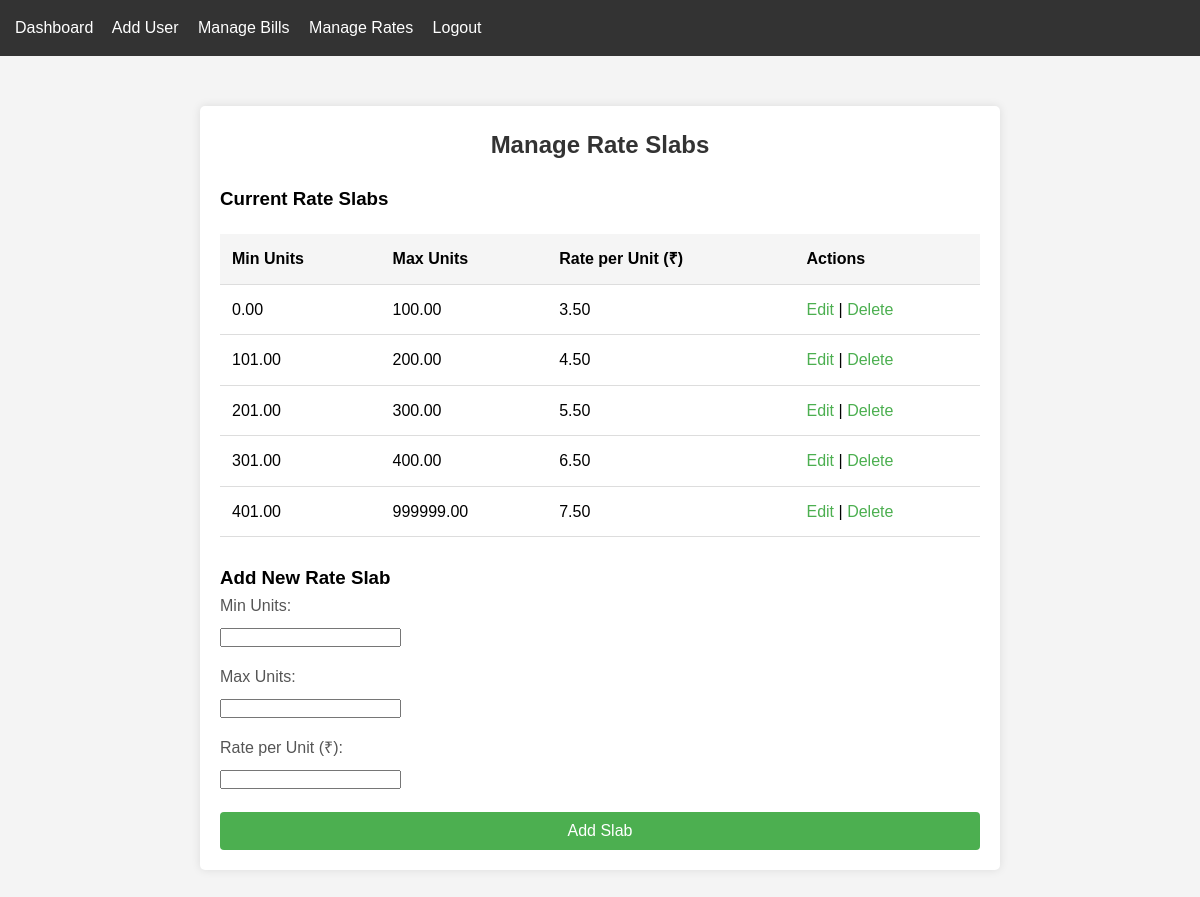
Page /manage_rates.php (signed in) on the committed database.
### tables this page shows
CREATE TABLE rate_slabs (
    slab_id INT PRIMARY KEY AUTO_INCREMENT,
    min_units DECIMAL(10,2) NOT NULL,
    max_units DECIMAL(10,2) NOT NULL,
    rate_per_unit DECIMAL(10,2) NOT NULL
);

### manage_rates.php (the view, shortened to what this page needs)
<?php
$database = new Database();
$db = $database->getConnection();
$query = "SELECT * FROM rate_slabs ORDER BY min_units ASC";
$stmt = $db->query($query);
$slabs = $stmt->fetchAll(PDO::FETCH_ASSOC);
$edit_slab = null;
?>
<!DOCTYPE html>
<html lang="en">
<head>
    <link rel="stylesheet" href="../css/style.css">
</head>
<body>
    <div class="nav">
        <a href="dashboard.php">Dashboard</a>
        <a href="add_user.php">Add User</a>
        <a href="bills.php">Manage Bills</a>
        <a href="manage_rates.php">Manage Rates</a>
        <a href="../logout.php">Logout</a>
    </div>
    <div class="container">
        <h2>Manage Rate Slabs</h2>
        <h3>Current Rate Slabs</h3>
        <table>
            <thead>
                <tr>
                    <th>Min Units</th>
                    <th>Max Units</th>
                    <th>Rate per Unit (₹)</th>
                    <th>Actions</th>
                </tr>
            </thead>
            <tbody>
                <?php foreach ($slabs as $slab): ?>
                    <tr>
                        <td><?php echo $slab['min_units']; ?></td>
                        <td><?php echo $slab['max_units']; ?></td>
                        <td><?php echo $slab['rate_per_unit']; ?></td>
                        <td>
                            <a href="manage_rates.php?edit=<?php echo $slab['slab_id']; ?>">Edit</a> |
                            <a href="manage_rates.php?delete=<?php echo $slab['slab_id']; ?>" onclick="return confirm('Are you sure you want to delete this slab?');">Delete</a>
                        </td>
                    </tr>
                <?php endforeach; ?>
            </tbody>
        </table>
        <br>
        <?php if ($edit_slab): ?>
            <h3>Edit Rate Slab</h3>
            <form method="POST" action="">
                <input type="hidden" name="slab_id" value="<?php echo $edit_slab['slab_id']; ?>">
                <div class="form-group">
                    <label>Min Units:</label>
                    <input type="number" name="min_units" value="<?php echo $edit_slab['min_units']; ?>" required>
                </div>
                <div class="form-group">
                    <label>Max Units:</label>
                    <input type="number" name="max_units" value="<?php echo $edit_slab['max_units']; ?>" required>
                </div>
                <div class="form-group">
                    <label>Rate per Unit (₹):</label>
                    <input type="number" step="0.01" name="rate_per_unit" value="<?php echo $edit_slab['rate_per_unit']; ?>" required>
                </div>
                <button type="submit" name="update">Update Slab</button>
                <a href="manage_rates.php" style="margin-left:10px;">Cancel</a>
            </form>
        <?php else: ?>
            <h3>Add New Rate Slab</h3>
            <form method="POST" action="">
                <div class="form-group">
                    <label>Min Units:</label>
                    <input type="number" name="min_units" required>
                </div>
                <div class="form-group">
                    <label>Max Units:</label>
                    <input type="number" name="max_units" required>
                </div>
                <div class="form-group">
                    <label>Rate per Unit (₹):</label>
                    <input type="number" step="0.01" name="rate_per_unit" required>
                </div>
                <button type="submit" name="add">Add Slab</button>
            </form>
        <?php endif; ?>
    </div>
</body>
</html>

### style.css (style rules this page uses)
* { margin: 0; padding: 0; box-sizing: border-box; }
body { font-family: Arial, sans-serif; line-height: 1.6; background-color: #f4f4f4; }
.container { width: 80%; max-width: 800px; margin: 50px auto; padding: 20px; background: white; border-radius: 5px; box-shadow: 0 0 10px rgba(0,0,0,0.1); }
h2 { text-align: center; color: #333; margin-bottom: 20px; }
.form-group { margin-bottom: 15px; }
label { display: block; margin-bottom: 5px; color: #555; }
button { display: block; width: 100%; padding: 10px; background: #4CAF50; color: white; border: none; border-radius: 4px; cursor: pointer; font-size: 16px; margin-top: 20px; }
a { color: #4CAF50; text-decoration: none; }
table { width: 100%; border-collapse: collapse; margin-top: 20px; }
th, td { padding: 12px; text-align: left; border-bottom: 1px solid #ddd; }
th { background-color: #f5f5f5; }
.nav { background: #333; padding: 15px; margin-bottom: 20px; }
.nav a { color: white; margin-right: 15px; text-decoration: none; }

### rows in the picture
rate_slabs: min_units "0.00", max_units "100.00", rate_per_unit "3.50"
rate_slabs: min_units "101.00", max_units "200.00", rate_per_unit "4.50"
rate_slabs: min_units "201.00", max_units "300.00", rate_per_unit "5.50"
rate_slabs: min_units "301.00", max_units "400.00", rate_per_unit "6.50"
rate_slabs: min_units "401.00", max_units "999999.00", rate_per_unit "7.50"
